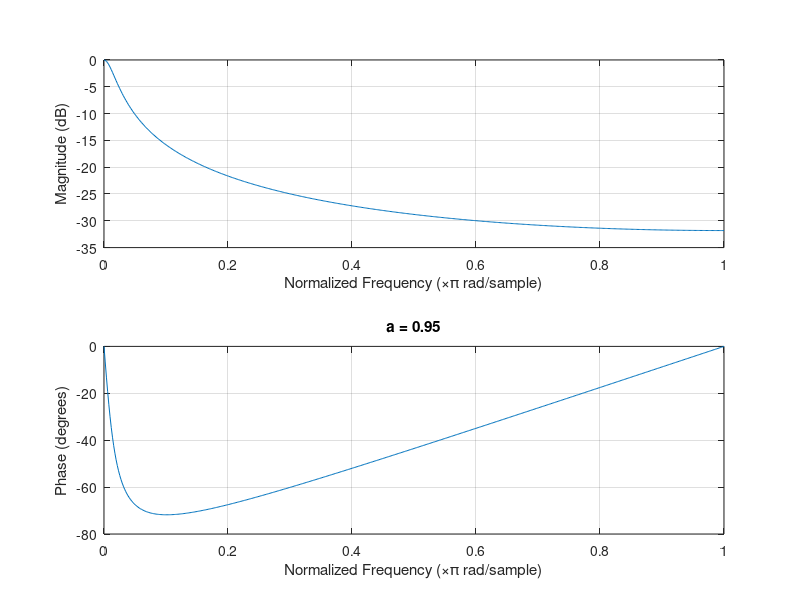
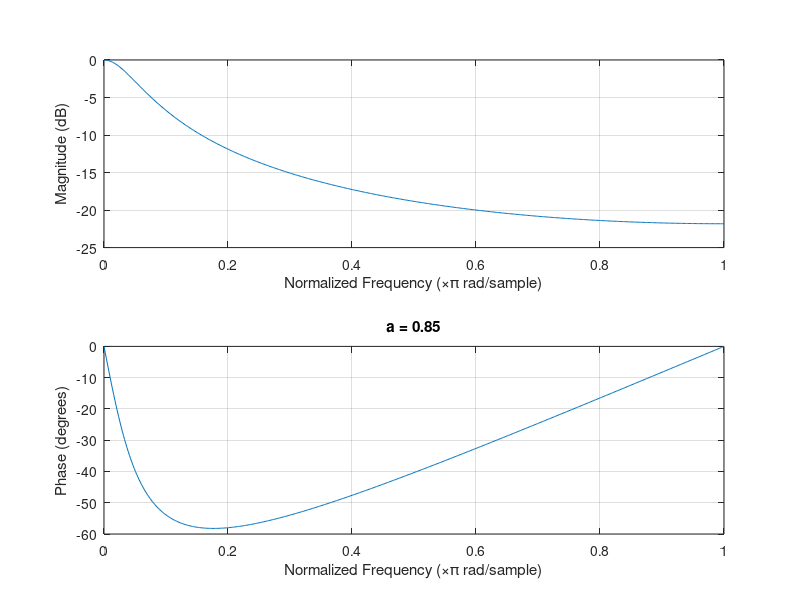
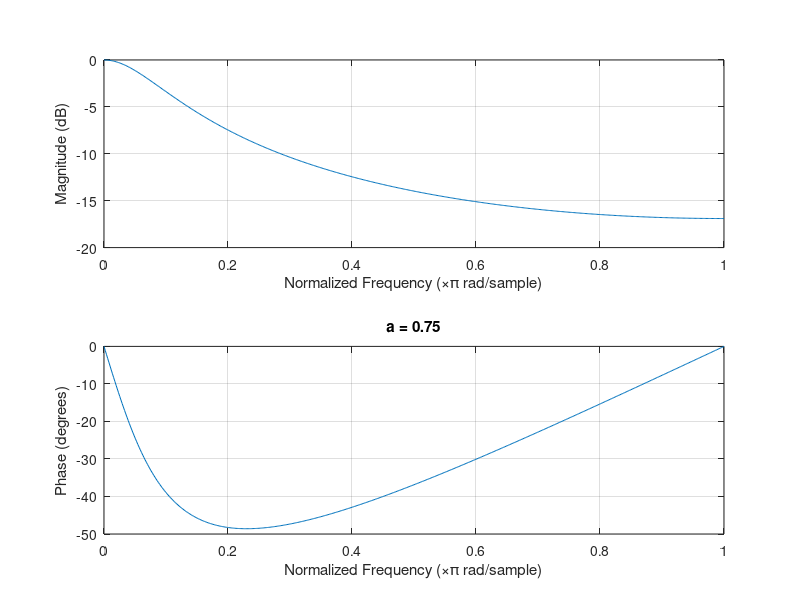

MATLAB code to generate these figures, in order:
%%%%%%%%%%%%%%%%%%%%%%%%%%%%%%%%%%%%%%%%%%%%%%%%%%%%%%%%%%%%%%%%%%%%%%%%%%%
% The University of Akron
% Signals & Systems
% Fall 2020
% Transfer Function Frequency Response
% Assignment 8 Problem 2
%%%%%%%%%%%%%%%%%%%%%%%%%%%%%%%%%%%%%%%%%%%%%%%%%%%%%%%%%%%%%%%%%%%%%%%%%%%

a = [ 0.95, 0.85, 0.75 ];

for x = 1 : length( a )
    num = 1 - a( x );
    den = [ 1 -a( x ) ];
    figure( x );
    freqz( num, den );
    title( [ 'a = ', num2str( a( x ) ) ] );
end

%%%%%%%%%%%%%%%%%%%%%%%%%%%%%%%%%%% EOF %%%%%%%%%%%%%%%%%%%%%%%%%%%%%%%%%%%